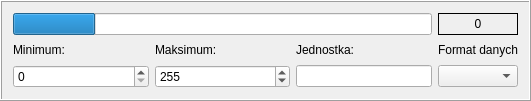
   <widget class="QFrame" name="sensorFRM">
    <property name="geometry">
     <rect>
      <x>650</x>
      <y>460</y>
      <width>531</width>
      <height>101</height>
     </rect>
    </property>
    <property name="frameShape">
     <enum>QFrame::Shape::Box</enum>
    </property>
    <property name="frameShadow">
     <enum>QFrame::Shadow::Raised</enum>
    </property>
    <layout class="QGridLayout" name="gridLayout_5">
     <item row="0" column="1">
      <layout class="QGridLayout" name="sensorGRID">
       <item row="1" column="3">
        <widget class="QLabel" name="sensorFormatLBL">
         <property name="text">
          <string>Format danych</string>
         </property>
        </widget>
       </item>
       <item row="0" column="3">
        <widget class="QLabel" name="sensorLBL">
         <property name="frameShape">
          <enum>QFrame::Shape::Panel</enum>
         </property>
         <property name="text">
          <string>0</string>
         </property>
         <property name="alignment">
          <set>Qt::AlignmentFlag::AlignCenter</set>
         </property>
        </widget>
       </item>
       <item row="0" column="0" colspan="3">
        <widget class="QProgressBar" name="sensorBAR">
         <property name="maximum">
          <number>255</number>
         </property>
         <property name="value">
          <number>50</number>
         </property>
         <property name="textVisible">
          <bool>false</bool>
         </property>
        </widget>
       </item>
       <item row="1" column="0">
        <widget class="QLabel" name="sensorMinLBL">
         <property name="text">
          <string>Minimum:</string>
         </property>
        </widget>
       </item>
       <item row="1" column="1">
        <widget class="QLabel" name="sensorMaxLBL">
         <property name="text">
          <string>Maksimum:</string>
         </property>
        </widget>
       </item>
       <item row="2" column="3">
        <widget class="QComboBox" name="sensorFormatCBX"/>
       </item>
       <item row="2" column="2">
        <widget class="QLineEdit" name="sensorUnitLE"/>
       </item>
       <item row="1" column="2">
        <widget class="QLabel" name="sensorUnitLBL">
         <property name="text">
          <string>Jednostka:</string>
         </property>
        </widget>
       </item>
       <item row="2" column="0">
        <widget class="QSpinBox" name="sensorMinSB">
         <property name="sizePolicy">
          <sizepolicy hsizetype="Expanding" vsizetype="Fixed">
           <horstretch>0</horstretch>
           <verstretch>0</verstretch>
          </sizepolicy>
         </property>
         <property name="wrapping">
          <bool>false</bool>
         </property>
         <property name="frame">
          <bool>true</bool>
         </property>
         <property name="buttonSymbols">
          <enum>QAbstractSpinBox::ButtonSymbols::UpDownArrows</enum>
         </property>
         <property name="maximum">
          <number>999999</number>
         </property>
        </widget>
       </item>
       <item row="2" column="1">
        <widget class="QSpinBox" name="sensorMaxSB">
         <property name="sizePolicy">
          <sizepolicy hsizetype="Expanding" vsizetype="Fixed">
           <horstretch>0</horstretch>
           <verstretch>0</verstretch>
          </sizepolicy>
         </property>
         <property name="minimum">
          <number>1</number>
         </property>
         <property name="maximum">
          <number>9999999</number>
         </property>
         <property name="value">
          <number>255</number>
         </property>
        </widget>
       </item>
      </layout>
     </item>
    </layout>
   </widget>
